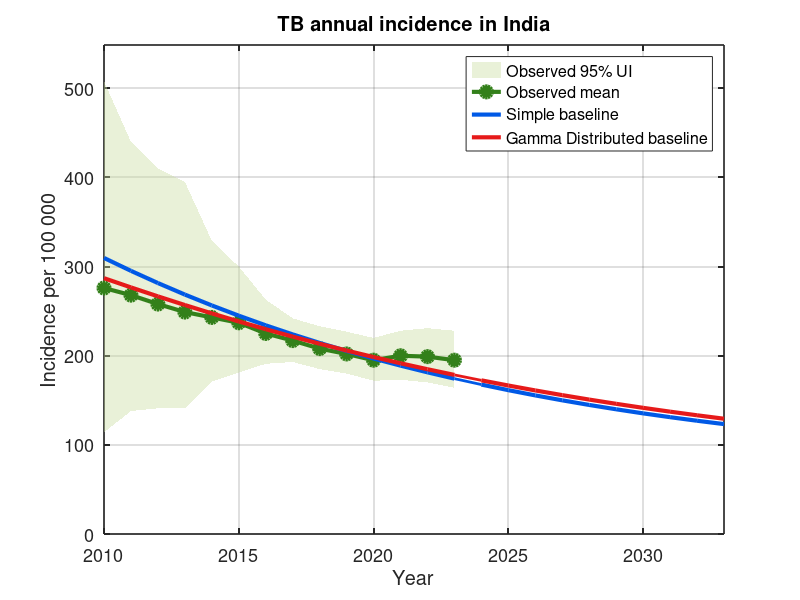

Source code (MATLAB):
clear; clc; close all;

%% ==========================================================
% 1) Observed data (WHO 2010–2023)
%% ==========================================================
yearsObs = 2010:2023;

meanInc = [276 268 258 249 243 237 225 217 208 202 195 200 199 195]';
lowInc  = [114 138 141 141 171 181 191 193 185 180 172 173 170 164]';
uppInc  = [508 440 410 395 329 300 263 242 233 227 220 228 231 228]';

%% ==========================================================
% 2) Historical fitted trajectories (2010–2023)
%% ==========================================================

simple_fit_mean = [309.723 295.251 281.559 268.629 256.435 244.946 ...
                   234.130 223.952 214.375 205.365 196.884 188.901 ...
                   181.385 174.309]';

simple_fit_lo   = [274.123 264.539 255.062 245.593 236.421 227.766 ...
                   219.458 211.545 202.725 194.068 185.438 176.668 ...
                   168.424 161.428]';

simple_fit_hi   = [353.937 331.919 308.452 291.198 275.552 261.208 ...
                   248.155 237.431 227.630 218.006 209.125 203.270 ...
                   198.115 193.833]';

erlang_fit_mean = [287.020 276.670 266.618 256.888 247.499 238.460 ...
                   229.776 221.446 213.466 205.828 198.522 191.536 ...
                   184.859 178.483]';

erlang_fit_lo   = [253.063 246.395 239.903 233.695 227.699 221.520 ...
                   214.360 207.701 201.289 193.844 186.815 180.138 ...
                   173.222 166.042]';

erlang_fit_hi   = [323.711 308.078 293.297 280.789 268.516 256.269 ...
                   245.017 234.474 225.718 217.817 209.704 202.326 ...
                   196.286 190.784]';

%% ==========================================================
% 3) Forecast data (2024–2033)
%% ==========================================================
yearsF = 2024:2033;

simple_base_mean = [167.650 161.387 155.502 149.973 144.784 139.915 135.349 131.071 127.064 123.315]';
simple_base_lo   = [154.644 147.657 140.777 134.062 127.838 122.109 116.084 110.575 105.369 100.451]';
simple_base_hi   = [190.022 187.318 186.441 185.277 184.376 185.032 186.117 187.613 189.202 191.096]';

erlang_base_mean = [172.398 166.596 161.071 155.812 150.812 146.059 141.545 137.259 133.192 129.335]';
erlang_base_lo   = [159.194 152.694 146.435 140.196 134.422 128.590 123.188 118.408 113.848 109.467]';
erlang_base_hi   = [185.643 180.561 175.677 171.404 167.402 163.409 159.672 155.690 151.915 148.716]';

%% ==========================================================
% 4) Colors
%% ==========================================================
simpleColor     = [0.00 0.35 0.90];
erlangColor     = [0.90 0.10 0.10];

obsBandColor    = [0.78 0.86 0.62];
obsMeanColor    = [0.20 0.50 0.10];

%% ==========================================================
% 5) Plot
%% ==========================================================
figure('Position',[120 120 1350 760]);
hold on; grid on; box on;

% --- Observed 95% UI ---
h_obs_ui = fill([yearsObs fliplr(yearsObs)], ...
                [lowInc' fliplr(uppInc')], ...
                obsBandColor, ...
                'EdgeColor','none', ...
                'FaceAlpha',0.40, ...
                'DisplayName','Observed 95% UI');

% --- Observed mean ---
h_obs_mean = plot(yearsObs, meanInc, 'o-', ...
                  'Color', obsMeanColor, ...
                  'LineWidth', 3, ...
                  'MarkerFaceColor', obsMeanColor, ...
                  'MarkerEdgeColor', obsMeanColor, ...
                  'MarkerSize', 8, ...
                  'DisplayName', 'Observed mean');

% --- Historical fits ---
plot(yearsObs, simple_fit_mean, '-', ...
     'Color', simpleColor, ...
     'LineWidth', 3, ...
     'HandleVisibility', 'off');

plot(yearsObs, erlang_fit_mean, '-', ...
     'Color', erlangColor, ...
     'LineWidth', 3, ...
     'HandleVisibility', 'off');

% --- Baseline ---
h_simple_base = plot(yearsF, simple_base_mean, '-', ...
                     'Color', simpleColor, ...
                     'LineWidth', 3, ...
                     'DisplayName', 'Simple baseline');

h_erlang_base = plot(yearsF, erlang_base_mean, '-', ...
                     'Color', erlangColor, ...
                     'LineWidth', 3, ...
                     'DisplayName', 'Gamma Distributed baseline');

% --- Connect (baseline only) ---
plot([2023 2024], [simple_fit_mean(end) simple_base_mean(1)], '-', ...
     'Color', simpleColor, 'LineWidth', 2, 'HandleVisibility','off');

plot([2023 2024], [erlang_fit_mean(end) erlang_base_mean(1)], '-', ...
     'Color', erlangColor, 'LineWidth', 2, 'HandleVisibility','off');

%% ==========================================================
% 6) Axis & legend
%% ==========================================================
xlabel('Year', 'FontSize', 15);
ylabel('Incidence per 100 000', 'FontSize', 15);
title('TB annual incidence in India', 'FontSize', 17);

xlim([2010 2033]);

allY = [lowInc; uppInc; ...
        simple_fit_lo; simple_fit_hi; ...
        erlang_fit_lo; erlang_fit_hi; ...
        simple_base_lo; simple_base_hi; ...
        erlang_base_lo; erlang_base_hi];

ylim([0 1.08*max(allY)]);

legend([h_obs_ui, h_obs_mean, ...
        h_simple_base, h_erlang_base], ...
        'Location','northeast', ...
        'FontSize',10, ...
        'Box','on');

set(gca, 'FontSize', 13, 'LineWidth', 1.2);
